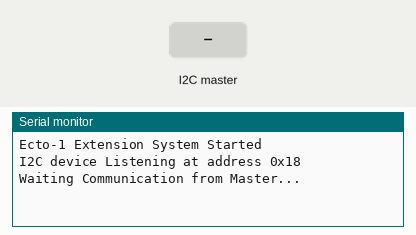
This sketch was run on a simulated Arduino Uno, built with avr-gcc and run on an emulated ATmega328P. On the bench: the last lines printed to the serial monitor. The inputs (shaded band) are chosen by the test bench.

Above: at 1.2 s.
1.3 s: the I2C master sends the byte 1
At 2.5 s:
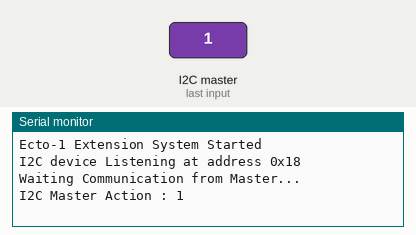
2.8 s: the I2C master sends the byte 0
At 3.6 s:
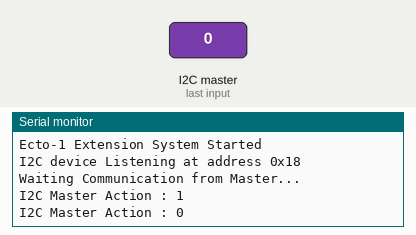

Measured:
- after the input at 1.3 s, the serial monitor: prints a new line at once (image 1)
- after the input at 2.8 s, the serial monitor: prints a new line at once (image 2)

The sketch:

I2CSlaveArduinoDemo.ino
```cpp
#include <Wire.h>

#define DEBUG 1
#define I2C_ADDRESS 24
#define MASTERSEQMAX 2
byte SW_LED_SEQ [MASTERSEQMAX]={};
byte SW_I2C_MASTER [2] = {};

static int deciSeconds = 0;
static unsigned long timer = 0;

int messageSize = 0;
int i2c_action = 0;

void setup() {

  Serial.begin(115200);           // start serial for output

  Wire.begin(I2C_ADDRESS);                // join i2c bus with address #8
  Wire.setWireTimeout(5000, true); //concider wire transmission as timeout if communication is longer thant 5s
  Wire.clearWireTimeoutFlag();
  Wire.onReceive(receiveEvent); // register event

  Serial.println(F("Ecto-1 Extension System Started"));
  Serial.print(F("I2C device Listening at address "));
  /* prety output to get the Hexadecimal value of the slave component*/
  if (I2C_ADDRESS < 16)
  {
    Serial.print(F("0x0"));
  }
  else
  {
    Serial.print(F("0x"));
  }
  Serial.println(I2C_ADDRESS, HEX);
  Serial.println(F("Waiting Communication from Master..."));


}

void loop() {

  getI2CMessage();

}

// function that executes whenever data is received from master
// this function is registered as an event, see setup()
void receiveEvent(int howMany) {
  int i=0;
  while(0 < Wire.available())
  {
    SW_I2C_MASTER[i] = Wire.read();//get message sent from master
    i++;
  }

  messageSize=howMany;
}

int getI2CMessage()
{
  int i2c_received = 0;

  if(messageSize)//check if message as been sent
  {
    #ifdef DEBUG
      Serial.print(F("I2C Master Action : "));
      for(int i=0;i<messageSize;i++)
      {
        Serial.print(SW_I2C_MASTER[i]);
        if(i<messageSize-1)
          Serial.print(","); //get infos sent from master
      }
      Serial.println();
    #endif
    i2c_received=(int)SW_I2C_MASTER[0];
    i2c_action = (int)SW_I2C_MASTER[1];
    messageSize=0;
  }

  return i2c_received;
}
```
